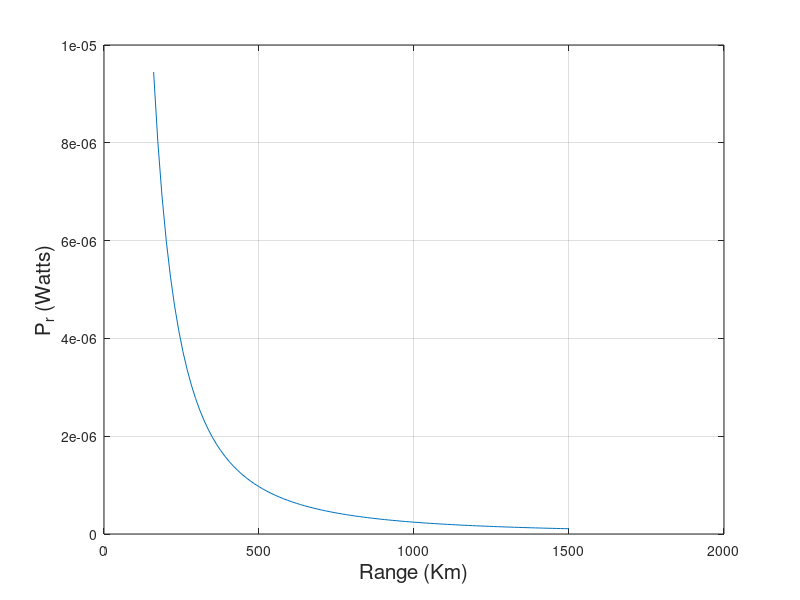
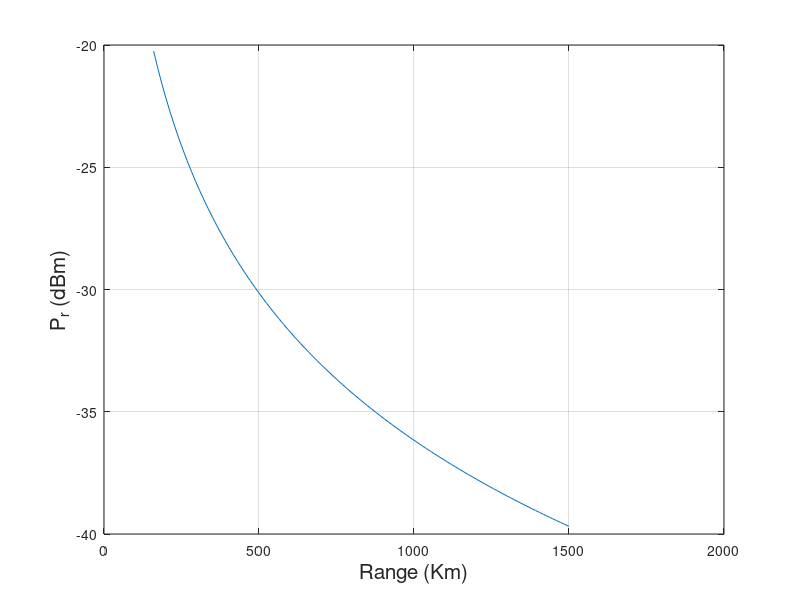

MATLAB code for these plots, in order:
%% RF link for Satellite Communications
clear 
clc
Giga=1.e+9;
Kilo=1.e+3;
%% input data
pt=10.0; % TX power
d=3.0;   % diameter for dish antenna
fcghz=12.0; % fc
nr=100;
eff=0.55;
rH=linspace(160*Kilo,1500*Kilo,nr);
%% pr
wavl=0.3/fcghz; % wavelength in meters
g=4*pi*(eff*pi*(d/2)^2)/wavl^2; % antenna gain
prH=pt*g*g*wavl^2/(4*pi)^2./rH.^2;
prdBmH=10*log10(prH*1000);
%% plot data
figure (1)
plot(rH/Kilo,prH)
grid on
xlabel('Range (Km)','fontsize',15)
ylabel('P_r (Watts)','fontsize',15)
%%
figure (2)
plot(rH/Kilo,prdBmH)
grid on
xlabel('Range (Km)','fontsize',15)
ylabel('P_r (dBm)','fontsize',15)